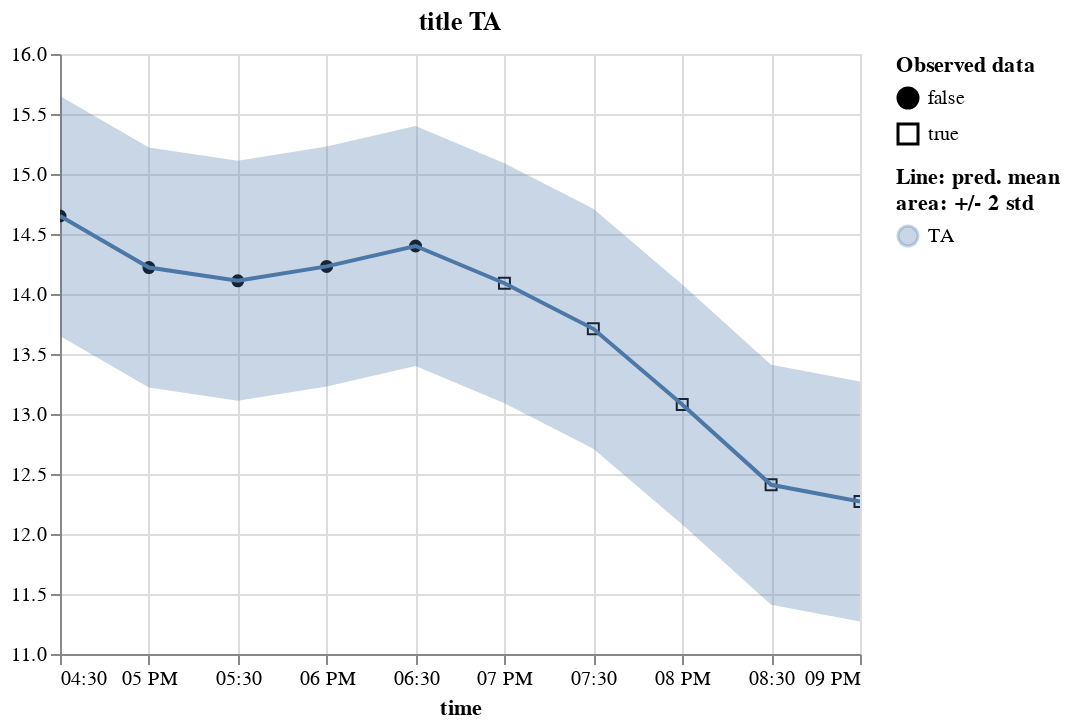

Here is the notebook cell this chart was saved with:
### Code cell
plot_variable(m_df.tidy().assign(std=.5), "TA", title="title TA", error=True)

### Figure 1 — Vega-Lite specification as saved in the notebook (floating-point values rounded to 4 significant figures)
{"config": {"view": {"continuousWidth": 400, "continuousHeight": 300}}, "layer": [{"mark": {"type": "point", "color": "black", "fillOpacity": 1, "strokeWidth": 1}, "encoding": {"fill": {"field": "is_present", "legend": {"title": ["Observed data"]}, "scale": {"range": ["black", "#ffffff00"]}, "type": "nominal"}, "shape": {"field": "is_present", "type": "nominal"}, "x": {"field": "time", "type": "temporal"}, "y": {"field": "value", "scale": {"zero": false}, "title": "", "type": "quantitative"}}}, {"layer": [{"mark": "errorband", "encoding": {"color": {"field": "variable", "legend": {"title": ["Line: pred. mean", "area: +/- 2 std"]}, "type": "nominal"}, "x": {"field": "time", "type": "temporal"}, "y": {"field": "err_low", "scale": {"zero": false}, "title": "", "type": "quantitative"}, "y2": {"field": "err_high"}}, "name": "view_2"}, {"mark": "line", "encoding": {"color": {"field": "variable", "type": "nominal"}, "x": {"field": "time", "type": "temporal"}, "y": {"field": "value", "scale": {"zero": false}, "title": "", "type": "quantitative"}}}]}], "data": {"name": "data-fd216a9f02cde58db5f8d533d8c02952"}, "params": [{"name": "param_6", "select": {"type": "interval"}, "bind": "scales", "views": ["view_2"]}], "title": "title TA", "$schema": "https://vega.github.io/schema/vega-lite/v5.2.0.json", "datasets": {"data-fd216a9f02cde58db5f8d533d8c02952": [{"time": "2000-06-15T16:30:00", "variable": "TA", "value": 14.65, "is_present": false, "std": 0.5, "err_low": 13.65, "err_high": 15.65}, {"time": "2000-06-15T17:00:00", "variable": "TA", "value": 14.22, "is_present": false, "std": 0.5, "err_low": 13.22, "err_high": 15.22}, {"time": "2000-06-15T17:30:00", "variable": "TA", "value": 14.11, "is_present": false, "std": 0.5, "err_low": 13.11, "err_high": 15.11}, {"time": "2000-06-15T18:00:00", "variable": "TA", "value": 14.23, "is_present": false, "std": 0.5, "err_low": 13.23, "err_high": 15.23}, {"time": "2000-06-15T18:30:00", "variable": "TA", "value": 14.4, "is_present": false, "std": 0.5, "err_low": 13.4, "err_high": 15.4}, {"time": "2000-06-15T19:00:00", "variable": "TA", "value": 14.09, "is_present": true, "std": 0.5, "err_low": 13.09, "err_high": 15.09}, {"time": "2000-06-15T19:30:00", "variable": "TA", "value": 13.71, "is_present": true, "std": 0.5, "err_low": 12.71, "err_high": 14.71}, {"time": "2000-06-15T20:00:00", "variable": "TA", "value": 13.08, "is_present": true, "std": 0.5, "err_low": 12.08, "err_high": 14.08}, {"time": "2000-06-15T20:30:00", "variable": "TA", "value": 12.41, "is_present": true, "std": 0.5, "err_low": 11.41, "err_high": 13.41}, {"time": "2000-06-15T21:00:00", "variable": "TA", "value": 12.27, "is_present": true, "std": 0.5, "err_low": 11.27, "err_high": 13.27}]}}
